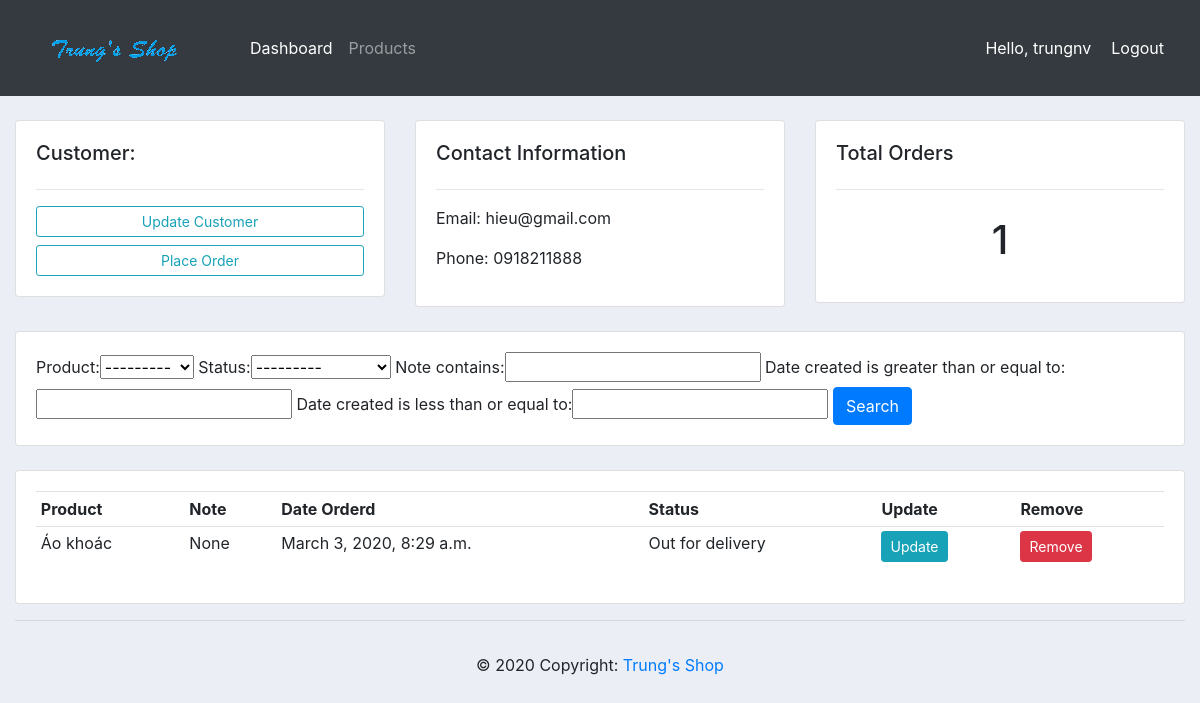
Before: /customer/2/ (signed in) with the older database file.
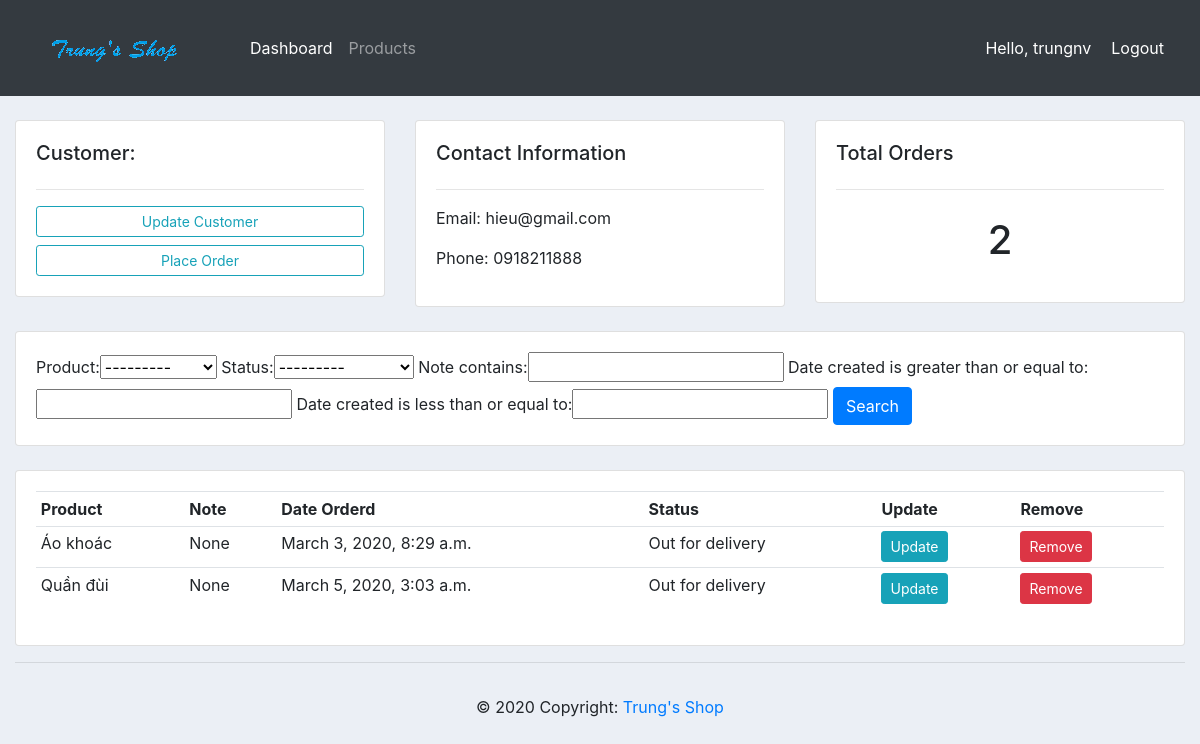
After: the same page with the newer database file.
### accounts/models.py (models this page shows, shortened)
class Order(models.Model):
    STATUS = (
			('Pending', 'Pending'),
			('Out for delivery', 'Out for delivery'),
			('Delivered', 'Delivered'),
			)
    customer = models.ForeignKey(Customer, null=True, on_delete=models.SET_NULL)
    product = models.ForeignKey(Product, null=True, on_delete=models.SET_NULL)
    date_created = models.DateTimeField(auto_now_add=True, null=True)
    status = models.CharField(max_length=200, null=True, choices=STATUS)
    note = models.CharField(max_length=1000, null=True)

class Product(models.Model):
    CATEGORY = (
			('Indoor', 'Indoor'),
			('Out Door', 'Out Door'),
			)
    name = models.CharField(max_length=200, null=True)
    price = models.FloatField(null=True)
    category = models.CharField(max_length=200, null=True, choices=CATEGORY)
    description = models.CharField(max_length=200, null=True)
    date_created = models.DateTimeField(auto_now_add=True, null=True)
    tag = models.ManyToManyField(Tag)
    def __str__(self):
        return self.name

### accounts/views.py (the view)
# urls.py: path('customer/<str:pk>/', views.customer, name='customer'),
@login_required(login_url='login')
def customer(request, pk):
    customer = Customer.objects.get(id=pk)
    orders = customer.order_set.all()
    total_orders = orders.count()
    my_filter = OrderFilter(request.GET, queryset=orders)
    orders = my_filter.qs
    context = {'customer': customer, 'orders': orders, 'total_orders': total_orders, 'my_filter': my_filter}
    return render(request, 'accounts/customer.html', context)

### accounts/templates/accounts/customer.html
{% extends "accounts/main.html" %}
{% block content %}
<br>
<div class="row">
	<div class="col-md">
		<div class="card card-body">
			<h5>Customer:</h5>
			<hr>
			<a class="btn btn-outline-info  btn-sm btn-block" href="">Update Customer</a>
			<a class="btn btn-outline-info  btn-sm btn-block" href="{% url 'create_order' customer.id %}">Place Order</a>
		</div>
	</div>
	<div class="col-md">
		<div class="card card-body">
			<h5>Contact Information</h5>
			<hr>
			<p>Email: {{customer.email}}</p>
			<p>Phone: {{customer.phone}}</p>
		</div>
	</div>
	<div class="col-md">
		<div class="card card-body">
			<h5>Total Orders</h5>
			<hr>
			<h1 style="text-align: center;padding: 10px">{{ total_orders }}</h1>
		</div>
	</div>
</div>
<br>
<div class="row">
	<div class="col">
		<div class="card card-body">
			<form method="get">
				{{my_filter.form}}
		    <button class="btn btn-primary" type="submit">Search</button>
		  </form>
		</div>
	</div>
</div>
<br>
<div class="row">
	<div class="col-md">
		<div class="card card-body">
			<table class="table table-sm">
				<tr>
					<th>Product</th>
					<th>Note</th>
					<th>Date Orderd</th>
					<th>Status</th>
					<th>Update</th>
					<th>Remove</th>
				</tr>
				{% for order in orders %}
				<tr>
					<td>{{ order.product }}</td>
					<td>{{ order.note }}</td>
					<td>{{ order.date_created }}</td>
					<td>{{ order.status }}</td>
					<td><a class="btn btn-sm btn-info" href="{% url 'update_order' order.id %}">Update</a></td>
					<td><a class="btn btn-sm btn-danger" href="{% url 'delete_order' order.id %}">Remove</a></td>
				</tr>
				{% endfor %}
			</table>
		</div>
	</div>
</div>
{% endblock content %}

Changed rows visible on the page:
added Order: product "Quần đùi", note "None", date_created "March 5, 2020, 3:03 a.m.", status "Out for delivery"
Other visible differences:
{{ total_orders }}: "1" → "2"
